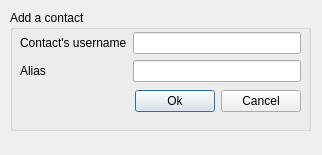
<ui version="4.0" >
 <class>Contact</class>
 <widget class="QDialog" name="Contact" >
  <property name="geometry" >
   <rect>
    <x>0</x>
    <y>0</y>
    <width>322</width>
    <height>155</height>
   </rect>
  </property>
  <property name="windowTitle" >
   <string>Contact</string>
  </property>
  <widget class="QGroupBox" name="groupBox" >
   <property name="geometry" >
    <rect>
     <x>10</x>
     <y>10</y>
     <width>301</width>
     <height>121</height>
    </rect>
   </property>
   <property name="title" >
    <string>Add a contact</string>
   </property>
   <widget class="QWidget" name="verticalLayout" >
    <property name="geometry" >
     <rect>
      <x>10</x>
      <y>20</y>
      <width>281</width>
      <height>84</height>
     </rect>
    </property>
    <layout class="QVBoxLayout" >
     <item>
      <layout class="QGridLayout" >
       <item row="0" column="0" >
        <widget class="QLabel" name="label" >
         <property name="text" >
          <string>Contact's username</string>
         </property>
        </widget>
       </item>
       <item row="1" column="0" >
        <widget class="QLabel" name="label_2" >
         <property name="text" >
          <string>Alias</string>
         </property>
        </widget>
       </item>
       <item row="0" column="1" >
        <widget class="QLineEdit" name="username" >
         <property name="maxLength" >
          <number>20</number>
         </property>
        </widget>
       </item>
       <item row="1" column="1" >
        <widget class="QLineEdit" name="alias" >
         <property name="maxLength" >
          <number>20</number>
         </property>
        </widget>
       </item>
      </layout>
     </item>
     <item>
      <layout class="QHBoxLayout" >
       <item>
        <spacer>
         <property name="orientation" >
          <enum>Qt::Horizontal</enum>
         </property>
         <property name="sizeHint" >
          <size>
           <width>40</width>
           <height>20</height>
          </size>
         </property>
        </spacer>
       </item>
       <item>
        <widget class="QPushButton" name="ok" >
         <property name="text" >
          <string>Ok</string>
         </property>
        </widget>
       </item>
       <item>
        <widget class="QPushButton" name="cancel" >
         <property name="text" >
          <string>Cancel</string>
         </property>
        </widget>
       </item>
      </layout>
     </item>
    </layout>
   </widget>
  </widget>
 </widget>
 <resources/>
 <connections/>
</ui>
